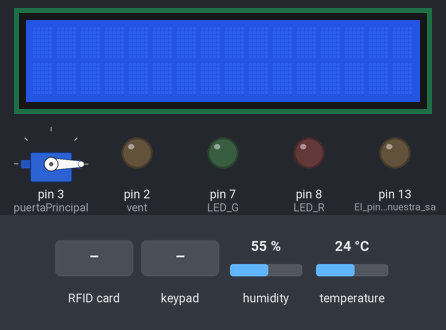
This sketch was run on a simulated Arduino Mega 2560, built for the host (arithmetic inside an expression is 32-bit, double 64-bit). On the bench: servo, 16×2 character LCD, output pins drawn as LEDs (lit = HIGH). The inputs (shaded band) are chosen by the test bench; at power-on: temperature 24 °C, humidity 55 %. What the sketch prints to the serial monitor is not drawn.

Above: at 1.3 s.
1.4 s: RFID card 7B A1 32 A3 held to the reader
At 2.8 s:
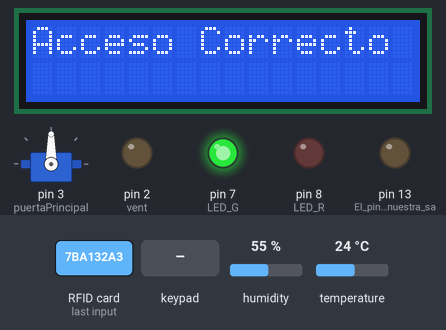
8.7 s: RFID card 5E 7A 19 C4 held to the reader
At 11.9 s:
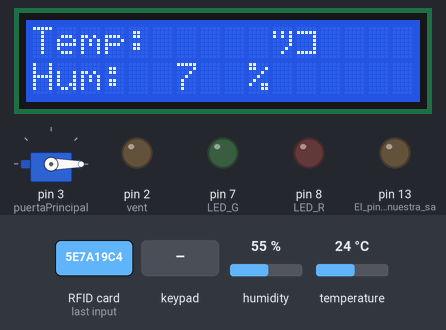
12.2 s: keypad keys 0 9 9 9 pressed 0.4 s apart
At 14.6 s:
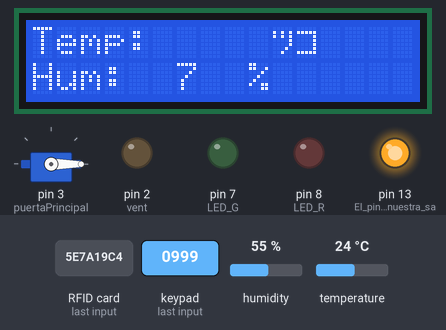
15.3 s: RFID card 5E 7A 19 C4 held to the reader
At 15.7 s:
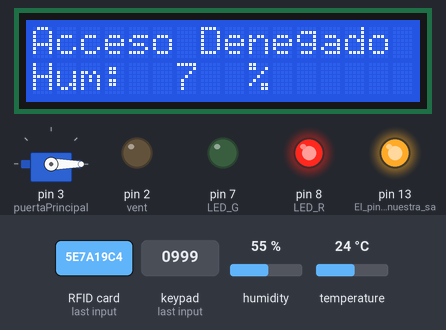
18.8 s: temperature set to 34 °C
21.5 s: temperature set to 35.3 °C
At 23.8 s:
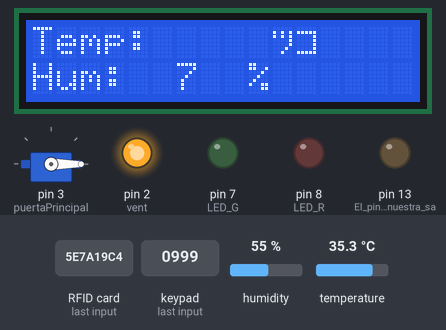
Timing chart, 0 to 25.3 s (numbered marks = the images above; inputs shaded):
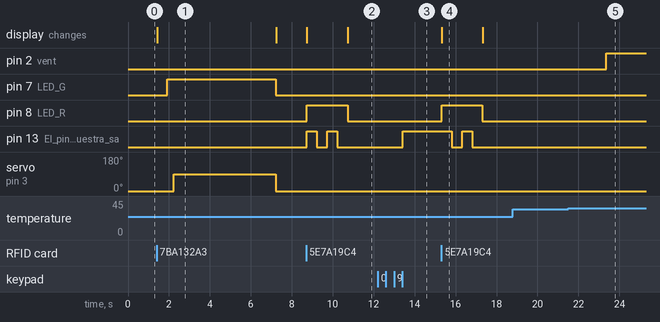

Measured:
- the behaviour switches between 34.4 and 34.5 °C on temperature (found by bisection; images 4 and 5)
- after the input at 1.4 s, pin 7 (LED_G): LOW → HIGH after 0.53 s, → LOW 5.3 s later; servo on pin 3 (puertaPrincipal): 0° → 90° after 0.83 s, → 0° 5.0 s later; the display: changes at once (image 1)
- after the input at 8.7 s, pin 8 (LED_R): LOW → HIGH at once, → LOW 2.0 s later; pin 13 (El_pin_13_sera_nuestra_sa): alternates HIGH for 0.50 s and LOW for 0.50 s, 4 changes in all, then stays LOW, starting at once; the display: first changes at once (image 2 shows a later state)
- after the input at 12.2 s, pin 13 (El_pin_13_sera_nuestra_sa): LOW → HIGH after 1.2 s
- after the input at 15.3 s, pin 8 (LED_R): LOW → HIGH at once, → LOW 2.0 s later; pin 13 (El_pin_13_sera_nuestra_sa): HIGH → LOW after 0.51 s, → HIGH 0.50 s later, → LOW 0.50 s later; the display: changes at once (image 4)
- after the input at 18.8 s, every drawn part: stays the same
- after the input at 21.5 s, pin 2 (vent): LOW → HIGH after 1.9 s
- what the display in image 1 shows lasts 5.8 s, from 1.4 s to 7.2 s

The sketch:

domoticaMEGA.ino
```cpp
#include <SPI.h>
#include <LiquidCrystal.h>
LiquidCrystal lcd(22, 23, 24, 25, 26, 27);  //Pines donde va conectada la pantalla (RS, E, D4, D5, D6, D7)
 float temperature;
  float humidity;

int vent=2;
#include <MFRC522.h>
#include <Servo.h>
#include <dht_nonblocking.h>
#define DHT_SENSOR_TYPE DHT_TYPE_11

static const int DHT_SENSOR_PIN = 6;
DHT_nonblocking dht_sensor( DHT_SENSOR_PIN, DHT_SENSOR_TYPE );

#define SS_PIN 53
#define RST_PIN 10
#define LED_G 7 // LED verde pin
#define LED_R 8 // LED rojo
MFRC522 mfrc522(SS_PIN, RST_PIN);   // Crea instancia MFRC522.
Servo puertaPrincipal; //Nombre de servo
Servo garaje;

#include <Keypad.h>; // Con esta linea llamamos a la librería Keypad para que arduino reconozca el teclado
char contrasena[]="0999"; // En esta linea creamos la constante de cadena llamada contraseña (el numero 2222 puede ser cambiado)
char codigo[4]; // Creamos otra constante, en esta se guardaran los caracteres que presionemos en nuestro teclado matricial 4x4
int cont=0; // Esta es una variable que nos servirá más adelante

const byte ROWS = 4; //Este código se estable para definir que nuestro teclado tiene 4 filas
const byte COLS = 4; //Este código se estable para definir que nuestro teclado tiene 4 columnas

char hexaKeys[ROWS][COLS] = //En el siguiente matriz se agregan en orden las teclas que posee nuestro teclado
{
 {'1','2','3','A'},
 {'4','5','6','B'},
 {'7','8','9','C'},
 {'*','0','#','D'}
};

byte rowPins[ROWS] = {42, 43, 44, 45}; // Estos son los pines de conexión de Arduino de las columnas
byte colPins[COLS] = {46, 47, 48, 49}; //Estos son los pines de conexión de Arduino de las filas

Keypad customKeypad = Keypad(makeKeymap(hexaKeys), rowPins, colPins, ROWS, COLS); //En este punto el teclado se inicia y realiza el mapeo de sus teclas con respecto a la matriz colocada arriba
void setup()
{
  pinMode(13, OUTPUT); //El pin 13 sera nuestra salida digital (así aprovecharemos el led que pose)
 Serial.begin(9600); //Se inicia el puerto serial
  SPI.begin();      // Inicia  SPI bus
  mfrc522.PCD_Init();   // Inicia MFRC522
  puertaPrincipal.attach(3); //servo pin
  puertaPrincipal.write(0); //servo posicion inicial
/*  garaje.attach(12);
  garaje.write(100);*/
  pinMode(LED_G, OUTPUT);
  pinMode(LED_R, OUTPUT);

  Serial.begin(9600);
  Serial.println("ok");
  pinMode(vent,OUTPUT);
    pinMode(13,OUTPUT);
    lcd.begin(16,2);

}
static bool measure_environment( float *temperature, float *humidity ){
  static unsigned long measurement_timestamp = millis( );


  if( millis( ) - measurement_timestamp > 3000ul )
  {
    if( dht_sensor.measure( temperature, humidity ) == true )
    {
      measurement_timestamp = millis( );
      return( true );
    }
  }

  return( false );
}

void loop()
{
  char customKey = customKeypad.getKey(); //esta linea indica que el carácter presionado se guardara en la variable customKey
 if (customKey != NO_KEY) //Con este siclo preguntamos si se presiono una tecla, si se presiono entonce el ciclo continua
 {
 codigo[cont]=customKey; //se guardaran los caracteres presionados en codigo[cont]
 Serial.print(codigo[cont]); //Se imprime en nuestro monitor serial lo que este guardado en codigo[cont]
 cont=cont+1; //incrementamos la variable cont (esto con el fin de tener los 4 dígitos que requerimos)
 if(cont==4) //Ahora comienza otro siclo if, en el cual se pregunta si ya hay 4 datos guardados y si es así entonce el siclo continua

 {

 if(codigo[0]==contrasena[0]&&codigo[1]==contrasena[1]&&codigo[2]==contrasena[2]&&codigo[3]==contrasena[3])
 {

 digitalWrite(13,!digitalRead(13)); //si lo anterior es verdad entonces se encenderá el led, si se ingresa nuevamente la contraseña entonces se apagara
 Serial.println("Password correcta"); //si la contraseña es correcta entonces se imprime ""Password correcta")
 /* garaje.write(0);
  delay(1000);
  garaje.write(90);
  delay(5000);
  garaje.write(-0);
  delay(500);
  garaje.write(90);*/
 }
 if(codigo!=contrasena) //empieza un nuevo ciclo, esta vez indicamos si el código es diferente que la contraseña siga con el siclo
 {

 Serial.println("Password incorrecta"); // se imprime que que la Password es incorrecta
 }

 cont=0; //resetear a 0 la variable cont
 }
 }

  if( measure_environment( &temperature, &humidity ) == true )
  {
 /* lcd.setCursor(0, 0);
  lcd.write("Temp: ");
  lcd.setCursor(7, 0);
  lcd.write(temperature);
  lcd.setCursor(10,0);
  lcd.write("º");
  lcd.setCursor(0, 1);
  lcd.write("Hum: ");
  lcd.setCursor(6, 1);
  lcd.write(humidity);
  lcd.setCursor(9,1);
  lcd.write("%"); */


    if (temperature > 34){
      digitalWrite(vent,HIGH);
    }
    else {
      digitalWrite(vent,LOW);
    }
  }
  if ( ! mfrc522.PICC_IsNewCardPresent())
  {
    return;
  }

  if ( ! mfrc522.PICC_ReadCardSerial())
  {
    return;
  }
  //Muestra UID en monitor
  Serial.print("UID tag :");
  String content= "";
  byte letter;
  for (byte i = 0; i < mfrc522.uid.size; i++)
  {
     Serial.print(mfrc522.uid.uidByte[i] < 0x10 ? " 0" : " ");
     Serial.print(mfrc522.uid.uidByte[i], HEX);
     content.concat(String(mfrc522.uid.uidByte[i] < 0x10 ? " 0" : " "));
     content.concat(String(mfrc522.uid.uidByte[i], HEX));
  }
  Serial.println();
  Serial.print("Mensaje : ");
  content.toUpperCase();
  if (content.substring(1) == "7B A1 32 A3" || content.substring(1) == "FC B5 D3 D3") //ID del tag con acceso
  {
    lcd.clear();
    lcd.setCursor(0, 0);
  lcd.write("Acceso Correcto");
    Serial.println("Acceso Correcto");
    Serial.println();
    delay(500);
    digitalWrite(LED_G, HIGH);
    delay(300);
    puertaPrincipal.write(90);
    delay(5000);
    puertaPrincipal.write(0);
    digitalWrite(LED_G, LOW);
    lcd.clear();
  }

 else   {
  lcd.setCursor(0, 0);
  lcd.write("Acceso Denegado");
    Serial.println(" Acceso Denegado");
    digitalWrite(LED_R, HIGH);
    alarma();
    digitalWrite(LED_R, LOW);
    lcd.clear();
  }
  lcd.clear();

  lcd.setCursor(0, 0);
  lcd.write("Temp: ");
  lcd.setCursor(7, 0);
  lcd.write(temperature);
  lcd.setCursor(10,0);
  lcd.write("º");
  lcd.setCursor(0, 1);
  lcd.write("Hum: ");
  lcd.setCursor(6, 1);
  lcd.write(humidity);
  lcd.setCursor(9,1);
  lcd.write("%");

  }
void alarma(){
  digitalWrite(13,HIGH);
      delay(500);
      digitalWrite(13,LOW);
      delay(500);
      digitalWrite(13,HIGH);
      delay(500);
      digitalWrite(13,LOW);
      delay(500);
}
```
